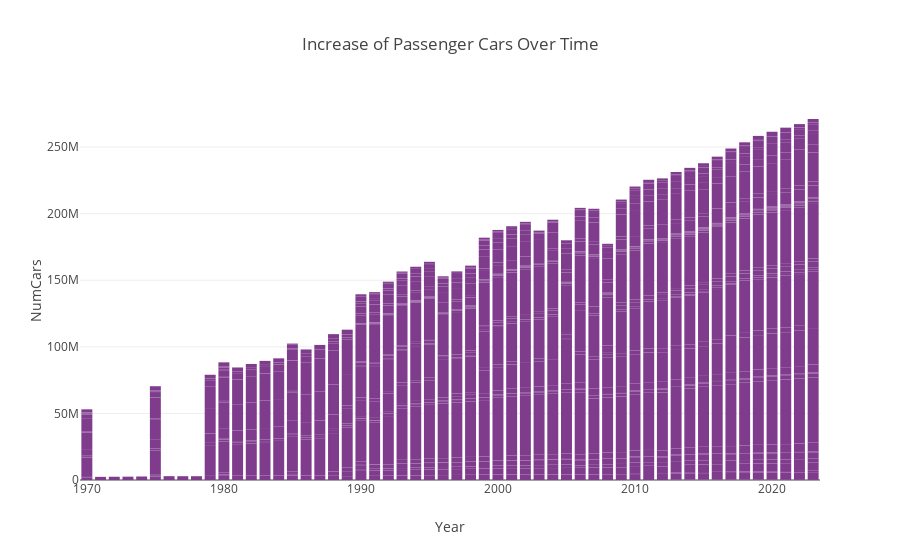

Here is the notebook cell this chart was saved with:
### Code cell
fig = px.bar(total_passengers_df, x = 'Year', y = 'NumCars', title = 'Increase of Passenger Cars Over Time', 
             color_discrete_sequence = px.colors.qualitative.Bold)
fig.show()

fig.write_image("passenger_cars_bar.png")

### Figure 1 — Plotly figure (JSON) as saved in the notebook; plotly's stock layout.template omitted (floating-point values rounded to 4 significant figures; data arrays with more than 128 entries replaced by an {"elided": "..."} marker saying what was removed)
{"data": [{"alignmentgroup": "True", "hovertemplate": "Year=%{x}<br>NumCars=%{y}<extra></extra>", "legendgroup": "", "marker": {"color": "rgb(127, 60, 141)", "pattern": {"shape": ""}}, "name": "", "offsetgroup": "", "orientation": "v", "showlegend": false, "textposition": "auto", "type": "bar", "x": {"elided": "1286 str values"}, "xaxis": "x", "y": {"elided": "1286 int values"}, "yaxis": "y"}], "layout": {"barmode": "relative", "legend": {"tracegroupgap": 0}, "title": {"text": "Increase of Passenger Cars Over Time"}, "xaxis": {"anchor": "y", "domain": [0, 1], "title": {"text": "Year"}}, "yaxis": {"anchor": "x", "domain": [0, 1], "title": {"text": "NumCars"}}}}
